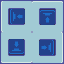

A 2D game scene composited from a Tiled map and its tileset images. What follows is a short description and the map's XML, with every tile layer's data as written:
An orthogonal 2x2 tile map with 32x32 px tiles, 1 tile layer (Tile Layer 1).

<map version="1.4" tiledversion="1.4.0" orientation="orthogonal" renderorder="right-down" width="2" height="2" tilewidth="32" tileheight="32" infinite="0" nextlayerid="2" nextobjectid="1">
 <tileset firstgid="1" source="tilesheet.tsx" />
 <layer id="1" name="Tile Layer 1" width="2" height="2">
  <data encoding="csv">
3758096387,1073741827,
2147483651,536870915
</data>
 </layer>
</map>
